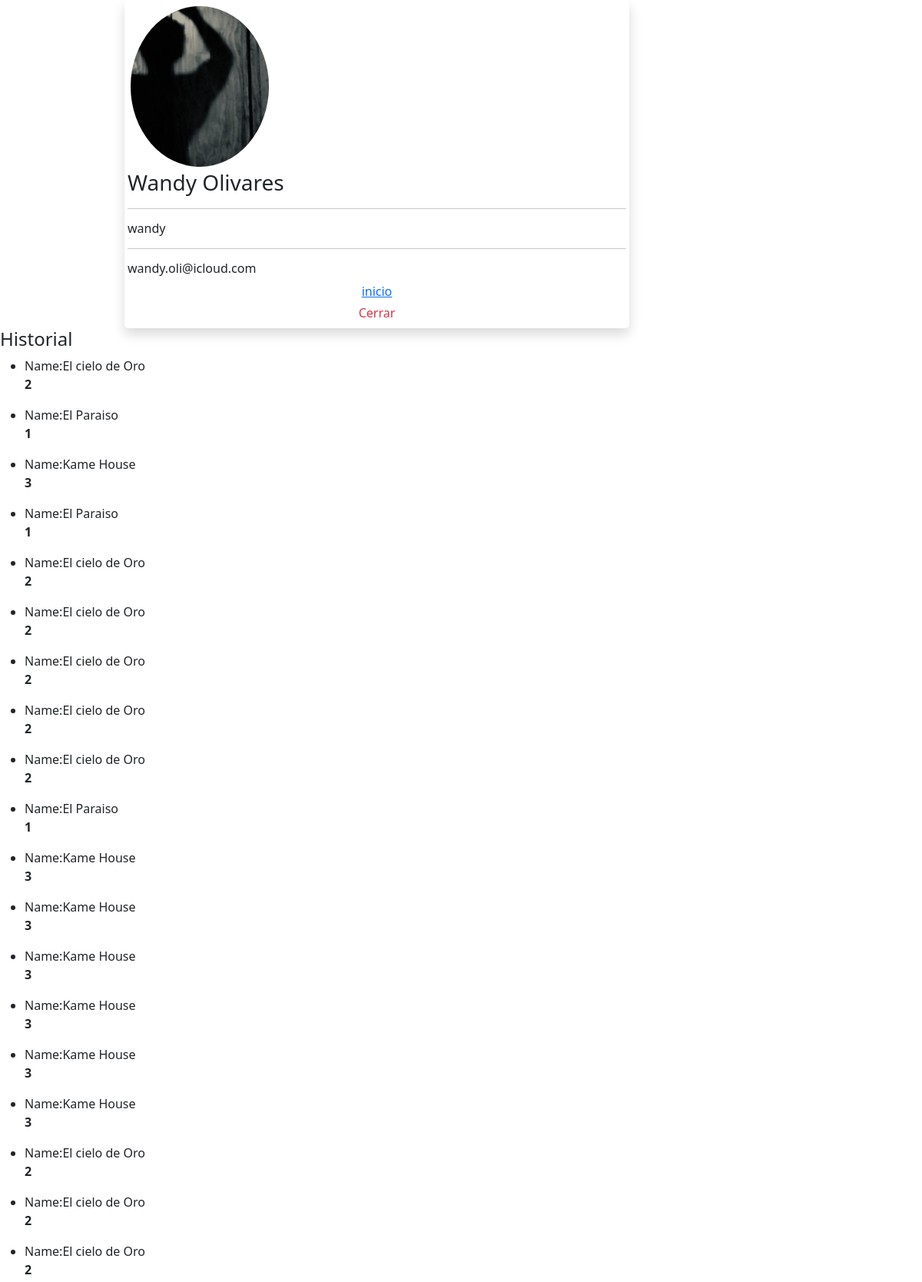
Screenshot of /perfil/ (signed in, upper part) with the database file from the repository.
### app/models.py (models this page shows, shortened)
class User(AbstractUser):
      paypal = models.CharField(max_length=100, blank=True)
      transferencia = models.CharField(max_length=100, blank=True)
      instagram = models.CharField(max_length=100, blank=True)
      facebook = models.CharField(max_length=100, blank=True)
      gmail = models.CharField(max_length=100, blank=True)
      photo = models.ImageField(upload_to="", blank=True, null=True)

class Tour_user_model(models.Model):
      user = models.ForeignKey(User, on_delete=models.CASCADE)
      name = models.CharField(max_length=100, blank=True    )
      number_id_tour = models.IntegerField(default=0, blank=True)

### app/views.py (the view)
# urls.py: path('perfil/', perfil, name='perfil'),
@login_required
def perfil(request):
    if request.user.is_authenticated:
        user_registrado = User.objects.get(pk=request.user.id)
        user = User.objects.filter(pk=request.user.id)
        tours_getting = user_registrado.tour_user_model_set.all()
        print(request.user.id, user_registrado)
    else:
        print('No hay nadie autenticado en este momento')
    return render(request, 'app/perfil.html',
                  {'user': user,
                   'tours_getting':tours_getting},)

### app/templates/app/perfil.html (shortened to what this page needs)
{% load static %}
<!doctype html>
<html lang="en">
  <head>
    <link href="https://cdn.jsdelivr.net/npm/bootstrap@5.1.3/dist/css/bootstrap.min.css" rel="stylesheet">
  </head>
  <body>
    <main>
      <section class='container w-75'>
        {% for user in user %}
          <div class='shadow rounded-3 w-75 p-1 '>
              <div>
                <div class='rounded-circle p-1'>
                  <img src=" {{user.photo.url}} " class='rounded-circle' style='width: 180px;' alt="Imagen no proporcionada">
                </div>
                <h3>{{user.first_name}}</h3>
                <hr>
                <h6>{{user.username}}</h6>
                <hr>
                <h6>{{user.email}}</h6>
              </div>
              <div class='container text-center'>
                <a href="{% url 'app:inicio' %}">inicio</a>
                <a class="dropdown-item text-danger" href="{% url 'app:login' %} ">Cerrar</a>
              </div>
          </div>
          {% endfor %}
      </section>
      <section>
        <h4>Historial</h4>
          <div class=' w-25'>
              {% for tour in  tours_getting %}
                <ul>
                  <li>Name:{{tour.name}} <br>
                    <strong>{{tour.number_id_tour}}</strong></li>
                </ul>
              {% endfor %}
          </div>
      </section>
    </main>
  </body>
</html>

### rows the page displays
User: photo (picture), first_name "Wandy Olivares", username "wandy", email "wandy.oli@icloud.com"
Tour_user_model: name "El cielo de Oro", number_id_tour "2"
Tour_user_model: name "El Paraiso", number_id_tour "1"
Tour_user_model: name "Kame House", number_id_tour "3"
Tour_user_model: name "El Paraiso", number_id_tour "1"
Tour_user_model: name "El cielo de Oro", number_id_tour "2"
Tour_user_model: name "El cielo de Oro", number_id_tour "2"
Tour_user_model: name "El cielo de Oro", number_id_tour "2"
Tour_user_model: name "El cielo de Oro", number_id_tour "2"
Tour_user_model: name "El cielo de Oro", number_id_tour "2"
Tour_user_model: name "El Paraiso", number_id_tour "1"
Tour_user_model: name "Kame House", number_id_tour "3"
Tour_user_model: name "Kame House", number_id_tour "3"
Tour_user_model: name "Kame House", number_id_tour "3"
Tour_user_model: name "Kame House", number_id_tour "3"
Tour_user_model: name "Kame House", number_id_tour "3"
Tour_user_model: name "Kame House", number_id_tour "3"
Tour_user_model: name "El cielo de Oro", number_id_tour "2"
Tour_user_model: name "El cielo de Oro", number_id_tour "2"
Tour_user_model: name "El cielo de Oro", number_id_tour "2"
